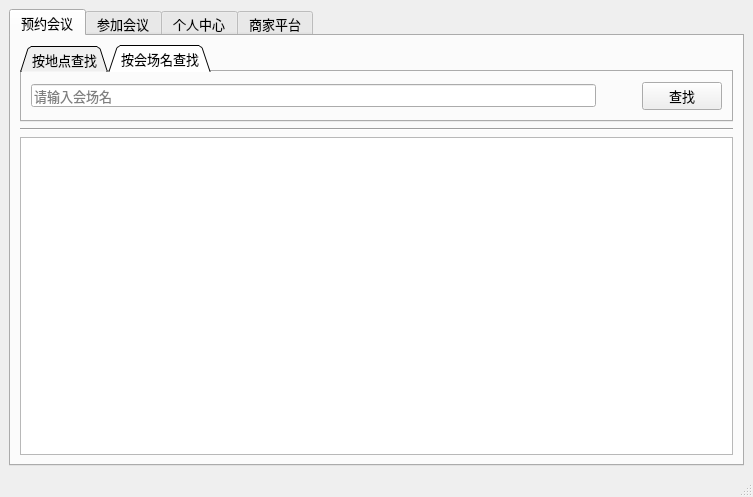
<?xml version="1.0" encoding="UTF-8"?>
<ui version="4.0">
 <class>MeetSys</class>
 <widget class="QMainWindow" name="MeetSys">
  <property name="geometry">
   <rect>
    <x>0</x>
    <y>0</y>
    <width>753</width>
    <height>497</height>
   </rect>
  </property>
  <property name="windowTitle">
   <string>MainWindow</string>
  </property>
  <widget class="QWidget" name="centralwidget">
   <layout class="QGridLayout" name="gridLayout">
    <item row="1" column="0">
     <widget class="QTabWidget" name="tabWidget">
      <property name="font">
       <font>
        <pointsize>10</pointsize>
       </font>
      </property>
      <property name="tabPosition">
       <enum>QTabWidget::North</enum>
      </property>
      <property name="tabShape">
       <enum>QTabWidget::Rounded</enum>
      </property>
      <property name="currentIndex">
       <number>0</number>
      </property>
      <widget class="QWidget" name="tabBoMeet">
       <attribute name="title">
        <string>预约会议</string>
       </attribute>
       <layout class="QVBoxLayout" name="verticalLayout">
        <item>
         <widget class="QTabWidget" name="tabWidget_2">
          <property name="sizePolicy">
           <sizepolicy hsizetype="Expanding" vsizetype="Fixed">
            <horstretch>0</horstretch>
            <verstretch>0</verstretch>
           </sizepolicy>
          </property>
          <property name="tabShape">
           <enum>QTabWidget::Triangular</enum>
          </property>
          <property name="currentIndex">
           <number>1</number>
          </property>
          <widget class="QWidget" name="tab">
           <attribute name="title">
            <string>按地点查找</string>
           </attribute>
           <layout class="QHBoxLayout" name="horizontalLayout">
            <item>
             <widget class="QComboBox" name="comboBox">
              <item>
               <property name="text">
                <string>省份</string>
               </property>
              </item>
             </widget>
            </item>
            <item>
             <widget class="QComboBox" name="comboBox_2">
              <item>
               <property name="text">
                <string>地级市</string>
               </property>
              </item>
             </widget>
            </item>
            <item>
             <widget class="QComboBox" name="comboBox_3">
              <item>
               <property name="text">
                <string>市、县级市</string>
               </property>
              </item>
             </widget>
            </item>
            <item>
             <spacer name="horizontalSpacer">
              <property name="orientation">
               <enum>Qt::Horizontal</enum>
              </property>
              <property name="sizeType">
               <enum>QSizePolicy::Fixed</enum>
              </property>
              <property name="sizeHint" stdset="0">
               <size>
                <width>40</width>
                <height>20</height>
               </size>
              </property>
             </spacer>
            </item>
            <item>
             <widget class="QPushButton" name="pushButton">
              <property name="text">
               <string> 查找</string>
              </property>
             </widget>
            </item>
           </layout>
          </widget>
          <widget class="QWidget" name="tab_2">
           <attribute name="title">
            <string>按会场名查找</string>
           </attribute>
           <layout class="QHBoxLayout" name="horizontalLayout_2">
            <item>
             <widget class="QLineEdit" name="lineEdit">
              <property name="placeholderText">
               <string>请输入会场名</string>
              </property>
             </widget>
            </item>
            <item>
             <spacer name="horizontalSpacer_2">
              <property name="orientation">
               <enum>Qt::Horizontal</enum>
              </property>
              <property name="sizeType">
               <enum>QSizePolicy::Fixed</enum>
              </property>
              <property name="sizeHint" stdset="0">
               <size>
                <width>40</width>
                <height>20</height>
               </size>
              </property>
             </spacer>
            </item>
            <item>
             <widget class="QPushButton" name="pushButton_2">
              <property name="sizePolicy">
               <sizepolicy hsizetype="Minimum" vsizetype="Fixed">
                <horstretch>0</horstretch>
                <verstretch>0</verstretch>
               </sizepolicy>
              </property>
              <property name="text">
               <string>查找</string>
              </property>
             </widget>
            </item>
           </layout>
          </widget>
         </widget>
        </item>
        <item>
         <widget class="Line" name="line">
          <property name="sizePolicy">
           <sizepolicy hsizetype="Expanding" vsizetype="Fixed">
            <horstretch>0</horstretch>
            <verstretch>0</verstretch>
           </sizepolicy>
          </property>
          <property name="orientation">
           <enum>Qt::Horizontal</enum>
          </property>
         </widget>
        </item>
        <item>
         <widget class="QListWidget" name="lwBoMeet"/>
        </item>
       </layout>
      </widget>
      <widget class="QWidget" name="tabAttMeet">
       <attribute name="title">
        <string>参加会议</string>
       </attribute>
       <layout class="QVBoxLayout" name="verticalLayout_2">
        <item>
         <widget class="QTabWidget" name="tabWidget_3">
          <property name="sizePolicy">
           <sizepolicy hsizetype="Expanding" vsizetype="Fixed">
            <horstretch>0</horstretch>
            <verstretch>0</verstretch>
           </sizepolicy>
          </property>
          <property name="tabShape">
           <enum>QTabWidget::Triangular</enum>
          </property>
          <property name="currentIndex">
           <number>0</number>
          </property>
          <widget class="QWidget" name="tab_3">
           <attribute name="title">
            <string>按会议号查找</string>
           </attribute>
           <layout class="QHBoxLayout" name="horizontalLayout_3">
            <item>
             <widget class="QLineEdit" name="lineEdit_2">
              <property name="placeholderText">
               <string>请输入会议号</string>
              </property>
             </widget>
            </item>
            <item>
             <spacer name="horizontalSpacer_3">
              <property name="orientation">
               <enum>Qt::Horizontal</enum>
              </property>
              <property name="sizeType">
               <enum>QSizePolicy::Fixed</enum>
              </property>
              <property name="sizeHint" stdset="0">
               <size>
                <width>40</width>
                <height>20</height>
               </size>
              </property>
             </spacer>
            </item>
            <item>
             <widget class="QPushButton" name="pushButton_3">
              <property name="text">
               <string> 查找</string>
              </property>
             </widget>
            </item>
           </layout>
          </widget>
          <widget class="QWidget" name="tab_4">
           <attribute name="title">
            <string>按会议主题查找</string>
           </attribute>
           <layout class="QHBoxLayout" name="horizontalLayout_4">
            <item>
             <widget class="QLineEdit" name="lineEdit_3">
              <property name="placeholderText">
               <string>请输入会议主题</string>
              </property>
             </widget>
            </item>
            <item>
             <spacer name="horizontalSpacer_4">
              <property name="orientation">
               <enum>Qt::Horizontal</enum>
              </property>
              <property name="sizeType">
               <enum>QSizePolicy::Fixed</enum>
              </property>
              <property name="sizeHint" stdset="0">
               <size>
                <width>40</width>
                <height>20</height>
               </size>
              </property>
             </spacer>
            </item>
            <item>
             <widget class="QPushButton" name="pushButton_4">
              <property name="text">
               <string> 查找</string>
              </property>
             </widget>
            </item>
           </layout>
          </widget>
         </widget>
        </item>
        <item>
         <widget class="Line" name="line_2">
          <property name="sizePolicy">
           <sizepolicy hsizetype="Expanding" vsizetype="Fixed">
            <horstretch>0</horstretch>
            <verstretch>0</verstretch>
           </sizepolicy>
          </property>
          <property name="orientation">
           <enum>Qt::Horizontal</enum>
          </property>
         </widget>
        </item>
        <item>
         <widget class="QListWidget" name="lwAttMeet"/>
        </item>
       </layout>
      </widget>
      <widget class="QWidget" name="tabUserInfo">
       <attribute name="title">
        <string>个人中心</string>
       </attribute>
       <layout class="QHBoxLayout" name="horizontalLayout_5">
        <item>
         <widget class="QTreeWidget" name="twPerCen">
          <property name="sizePolicy">
           <sizepolicy hsizetype="Fixed" vsizetype="Expanding">
            <horstretch>0</horstretch>
            <verstretch>0</verstretch>
           </sizepolicy>
          </property>
          <column>
           <property name="text">
            <string>菜单信息</string>
           </property>
          </column>
          <item>
           <property name="text">
            <string>个人信息</string>
           </property>
           <item>
            <property name="text">
             <string>用户信息</string>
            </property>
           </item>
           <item>
            <property name="text">
             <string>通讯录</string>
            </property>
           </item>
           <item>
            <property name="text">
             <string>召开过的会议</string>
            </property>
           </item>
          </item>
          <item>
           <property name="text">
            <string>我的预约</string>
           </property>
           <item>
            <property name="text">
             <string>已提交预约</string>
            </property>
           </item>
           <item>
            <property name="text">
             <string>将开会议</string>
            </property>
           </item>
           <item>
            <property name="text">
             <string>正在开会议</string>
            </property>
           </item>
           <item>
            <property name="text">
             <string>已取消会议</string>
            </property>
           </item>
          </item>
         </widget>
        </item>
        <item>
         <widget class="QStackedWidget" name="stackedWidget">
          <property name="currentIndex">
           <number>0</number>
          </property>
          <widget class="QWidget" name="pUserInfo">
           <layout class="QVBoxLayout" name="verticalLayout_3">
            <item>
             <widget class="QWidget" name="widget" native="true">
              <layout class="QGridLayout" name="gridLayout_2">
               <item row="2" column="1">
                <widget class="QLabel" name="labEmail">
                 <property name="text">
                  <string>邮箱地址：</string>
                 </property>
                </widget>
               </item>
               <item row="3" column="1">
                <widget class="QLabel" name="labMac">
                 <property name="text">
                  <string>Mac地址：</string>
                 </property>
                </widget>
               </item>
               <item row="1" column="1">
                <widget class="QLabel" name="labPhone">
                 <property name="text">
                  <string>联系电话：</string>
                 </property>
                </widget>
               </item>
               <item row="0" column="1">
                <widget class="QLabel" name="labName">
                 <property name="text">
                  <string>用户名：</string>
                 </property>
                </widget>
               </item>
               <item row="3" column="2">
                <widget class="QLabel" name="labMacData">
                 <property name="text">
                  <string>mac addr</string>
                 </property>
                </widget>
               </item>
               <item row="0" column="2">
                <widget class="QLabel" name="labNameData">
                 <property name="text">
                  <string>name</string>
                 </property>
                </widget>
               </item>
               <item row="2" column="2">
                <widget class="QLabel" name="labEmailData">
                 <property name="text">
                  <string>email</string>
                 </property>
                </widget>
               </item>
               <item row="1" column="2">
                <widget class="QLabel" name="labPhoneData">
                 <property name="text">
                  <string>phone</string>
                 </property>
                </widget>
               </item>
               <item row="4" column="1">
                <widget class="QLabel" name="labRTime">
                 <property name="text">
                  <string>入驻时间：</string>
                 </property>
                </widget>
               </item>
               <item row="1" column="0">
                <spacer name="horizontalSpacer_5">
                 <property name="orientation">
                  <enum>Qt::Horizontal</enum>
                 </property>
                 <property name="sizeHint" stdset="0">
                  <size>
                   <width>40</width>
                   <height>20</height>
                  </size>
                 </property>
                </spacer>
               </item>
               <item row="4" column="2">
                <widget class="QLabel" name="labRTimeData">
                 <property name="text">
                  <string>time</string>
                 </property>
                </widget>
               </item>
               <item row="1" column="3">
                <spacer name="horizontalSpacer_6">
                 <property name="orientation">
                  <enum>Qt::Horizontal</enum>
                 </property>
                 <property name="sizeHint" stdset="0">
                  <size>
                   <width>40</width>
                   <height>20</height>
                  </size>
                 </property>
                </spacer>
               </item>
              </layout>
             </widget>
            </item>
            <item>
             <widget class="QWidget" name="widget_2" native="true">
              <property name="sizePolicy">
               <sizepolicy hsizetype="Preferred" vsizetype="Fixed">
                <horstretch>0</horstretch>
                <verstretch>0</verstretch>
               </sizepolicy>
              </property>
              <layout class="QHBoxLayout" name="horizontalLayout_6">
               <item>
                <spacer name="horizontalSpacer_7">
                 <property name="orientation">
                  <enum>Qt::Horizontal</enum>
                 </property>
                 <property name="sizeHint" stdset="0">
                  <size>
                   <width>40</width>
                   <height>20</height>
                  </size>
                 </property>
                </spacer>
               </item>
               <item>
                <widget class="QPushButton" name="pushButton_5">
                 <property name="text">
                  <string>修改资料</string>
                 </property>
                </widget>
               </item>
               <item>
                <spacer name="horizontalSpacer_8">
                 <property name="orientation">
                  <enum>Qt::Horizontal</enum>
                 </property>
                 <property name="sizeHint" stdset="0">
                  <size>
                   <width>40</width>
                   <height>20</height>
                  </size>
                 </property>
                </spacer>
               </item>
              </layout>
             </widget>
            </item>
           </layout>
          </widget>
          <widget class="QWidget" name="pMeetHeld">
           <layout class="QVBoxLayout" name="verticalLayout_4">
            <item>
             <widget class="QLabel" name="label">
              <property name="text">
               <string>召开过的会议</string>
              </property>
             </widget>
            </item>
            <item>
             <widget class="QTableWidget" name="tableWidget">
              <column>
               <property name="text">
                <string>会场名</string>
               </property>
              </column>
              <column>
               <property name="text">
                <string>会场地址</string>
               </property>
              </column>
              <column>
               <property name="text">
                <string>会议主题</string>
               </property>
              </column>
              <column>
               <property name="text">
                <string>身份</string>
               </property>
              </column>
              <column>
               <property name="text">
                <string>参会人</string>
               </property>
              </column>
              <column>
               <property name="text">
                <string>参会时间</string>
               </property>
              </column>
             </widget>
            </item>
           </layout>
          </widget>
          <widget class="QWidget" name="pMeetSubmited">
           <layout class="QVBoxLayout" name="verticalLayout_5">
            <item>
             <widget class="QLabel" name="label_2">
              <property name="text">
               <string>已提交预约</string>
              </property>
             </widget>
            </item>
            <item>
             <widget class="QTableWidget" name="tableWidget_2">
              <column>
               <property name="text">
                <string>申请会场</string>
               </property>
              </column>
              <column>
               <property name="text">
                <string>会场地址</string>
               </property>
              </column>
              <column>
               <property name="text">
                <string>主题</string>
               </property>
              </column>
              <column>
               <property name="text">
                <string>时间</string>
               </property>
              </column>
              <column>
               <property name="text">
                <string>审核状态</string>
               </property>
              </column>
             </widget>
            </item>
           </layout>
          </widget>
          <widget class="QWidget" name="pMeetWillHeld">
           <layout class="QVBoxLayout" name="verticalLayout_6">
            <item>
             <widget class="QLabel" name="label_3">
              <property name="text">
               <string>将开会议</string>
              </property>
             </widget>
            </item>
            <item>
             <widget class="QTableWidget" name="tableWidget_3">
              <column>
               <property name="text">
                <string>会场名</string>
               </property>
              </column>
              <column>
               <property name="text">
                <string>会场地址</string>
               </property>
              </column>
              <column>
               <property name="text">
                <string>会议主题</string>
               </property>
              </column>
              <column>
               <property name="text">
                <string>参会人</string>
               </property>
              </column>
              <column>
               <property name="text">
                <string>短信</string>
               </property>
              </column>
              <column>
               <property name="text">
                <string>邮件</string>
               </property>
              </column>
              <column>
               <property name="text">
                <string>参会时间</string>
               </property>
              </column>
              <column>
               <property name="text">
                <string>操作</string>
               </property>
              </column>
             </widget>
            </item>
           </layout>
          </widget>
          <widget class="QWidget" name="pMeetUnderWay">
           <layout class="QVBoxLayout" name="verticalLayout_7">
            <item>
             <widget class="QLabel" name="label_4">
              <property name="text">
               <string>正在开会议</string>
              </property>
             </widget>
            </item>
            <item>
             <widget class="QTableWidget" name="tableWidget_4">
              <column>
               <property name="text">
                <string>会场名</string>
               </property>
              </column>
              <column>
               <property name="text">
                <string>会场地址</string>
               </property>
              </column>
              <column>
               <property name="text">
                <string>会议主题</string>
               </property>
              </column>
              <column>
               <property name="text">
                <string>参会人</string>
               </property>
              </column>
             </widget>
            </item>
           </layout>
          </widget>
          <widget class="QWidget" name="pMeetCancelled">
           <layout class="QVBoxLayout" name="verticalLayout_8">
            <item>
             <widget class="QLabel" name="label_5">
              <property name="text">
               <string>已取消会议</string>
              </property>
             </widget>
            </item>
            <item>
             <widget class="QTableWidget" name="tableWidget_5">
              <column>
               <property name="text">
                <string>会场名</string>
               </property>
              </column>
              <column>
               <property name="text">
                <string>会场地址</string>
               </property>
              </column>
              <column>
               <property name="text">
                <string>会议主题</string>
               </property>
              </column>
              <column>
               <property name="text">
                <string>参会时间</string>
               </property>
              </column>
             </widget>
            </item>
           </layout>
          </widget>
         </widget>
        </item>
       </layout>
       <zorder>stackedWidget</zorder>
       <zorder>twPerCen</zorder>
      </widget>
      <widget class="QWidget" name="tabBusiness">
       <attribute name="title">
        <string>商家平台</string>
       </attribute>
       <layout class="QVBoxLayout" name="verticalLayout_9">
        <item>
         <spacer name="verticalSpacer">
          <property name="orientation">
           <enum>Qt::Vertical</enum>
          </property>
          <property name="sizeType">
           <enum>QSizePolicy::Fixed</enum>
          </property>
          <property name="sizeHint" stdset="0">
           <size>
            <width>40</width>
            <height>40</height>
           </size>
          </property>
         </spacer>
        </item>
        <item>
         <widget class="QLabel" name="label_6">
          <property name="sizePolicy">
           <sizepolicy hsizetype="Expanding" vsizetype="Fixed">
            <horstretch>0</horstretch>
            <verstretch>0</verstretch>
           </sizepolicy>
          </property>
          <property name="font">
           <font>
            <pointsize>20</pointsize>
            <weight>75</weight>
            <bold>true</bold>
           </font>
          </property>
          <property name="text">
           <string>商家登录</string>
          </property>
          <property name="alignment">
           <set>Qt::AlignCenter</set>
          </property>
         </widget>
        </item>
        <item>
         <widget class="QWidget" name="widget_3" native="true">
          <layout class="QGridLayout" name="gridLayout_3">
           <item row="1" column="1">
            <widget class="QLabel" name="label_8">
             <property name="text">
              <string>密码：</string>
             </property>
             <property name="alignment">
              <set>Qt::AlignRight|Qt::AlignTrailing|Qt::AlignVCenter</set>
             </property>
            </widget>
           </item>
           <item row="1" column="2">
            <widget class="QLineEdit" name="lineEdit_5">
             <property name="sizePolicy">
              <sizepolicy hsizetype="Expanding" vsizetype="Fixed">
               <horstretch>0</horstretch>
               <verstretch>0</verstretch>
              </sizepolicy>
             </property>
             <property name="echoMode">
              <enum>QLineEdit::Password</enum>
             </property>
            </widget>
           </item>
           <item row="0" column="0">
            <spacer name="horizontalSpacer_12">
             <property name="orientation">
              <enum>Qt::Horizontal</enum>
             </property>
             <property name="sizeHint" stdset="0">
              <size>
               <width>40</width>
               <height>20</height>
              </size>
             </property>
            </spacer>
           </item>
           <item row="0" column="3">
            <spacer name="horizontalSpacer_13">
             <property name="orientation">
              <enum>Qt::Horizontal</enum>
             </property>
             <property name="sizeHint" stdset="0">
              <size>
               <width>40</width>
               <height>20</height>
              </size>
             </property>
            </spacer>
           </item>
           <item row="0" column="1">
            <widget class="QLabel" name="label_7">
             <property name="text">
              <string>用户名：</string>
             </property>
             <property name="alignment">
              <set>Qt::AlignRight|Qt::AlignTrailing|Qt::AlignVCenter</set>
             </property>
            </widget>
           </item>
           <item row="0" column="2">
            <widget class="QLineEdit" name="lineEdit_4"/>
           </item>
          </layout>
         </widget>
        </item>
        <item>
         <widget class="QWidget" name="widget_4" native="true">
          <property name="sizePolicy">
           <sizepolicy hsizetype="Preferred" vsizetype="Fixed">
            <horstretch>0</horstretch>
            <verstretch>0</verstretch>
           </sizepolicy>
          </property>
          <layout class="QHBoxLayout" name="horizontalLayout_7">
           <item>
            <spacer name="horizontalSpacer_9">
             <property name="orientation">
              <enum>Qt::Horizontal</enum>
             </property>
             <property name="sizeHint" stdset="0">
              <size>
               <width>40</width>
               <height>20</height>
              </size>
             </property>
            </spacer>
           </item>
           <item>
            <widget class="QPushButton" name="pushButton_6">
             <property name="text">
              <string>登录</string>
             </property>
            </widget>
           </item>
           <item>
            <spacer name="horizontalSpacer_11">
             <property name="orientation">
              <enum>Qt::Horizontal</enum>
             </property>
             <property name="sizeType">
              <enum>QSizePolicy::Fixed</enum>
             </property>
             <property name="sizeHint" stdset="0">
              <size>
               <width>40</width>
               <height>20</height>
              </size>
             </property>
            </spacer>
           </item>
           <item>
            <widget class="QPushButton" name="pushButton_7">
             <property name="text">
              <string> 注册</string>
             </property>
            </widget>
           </item>
           <item>
            <spacer name="horizontalSpacer_10">
             <property name="orientation">
              <enum>Qt::Horizontal</enum>
             </property>
             <property name="sizeHint" stdset="0">
              <size>
               <width>40</width>
               <height>20</height>
              </size>
             </property>
            </spacer>
           </item>
          </layout>
         </widget>
        </item>
       </layout>
      </widget>
     </widget>
    </item>
   </layout>
  </widget>
  <widget class="QMenuBar" name="menubar">
   <property name="geometry">
    <rect>
     <x>0</x>
     <y>0</y>
     <width>753</width>
     <height>26</height>
    </rect>
   </property>
  </widget>
  <widget class="QStatusBar" name="statusbar"/>
 </widget>
 <resources/>
 <connections/>
</ui>
